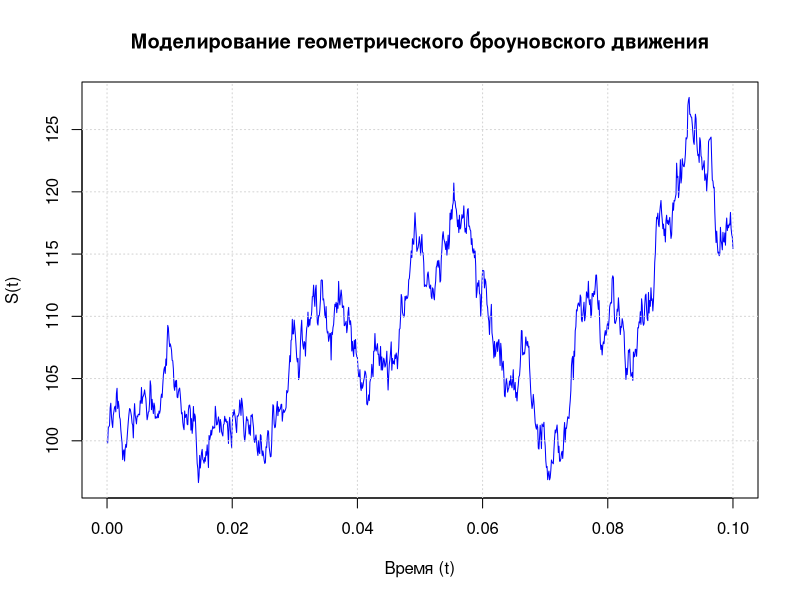

The R source for this figure:
set.seed(123) # Фиксируем случайные значения для повторяемости эксперимента

# Задание 1 ----

# Параметры 
S0 <- 100 
a <- 0.5   
sigma <- 0.8
delta <- 0.0001 
k_max <- 1000  
n <- k_max + 1 

# Генерируем случайные приращения для броуновского движения
epsilon <- rnorm(n, mean = 0, sd = sqrt(delta))

# Инициализируем вектор для броуновского движения
B <- numeric(n)
for (k in 2:n) {
  B[k] <- B[k - 1] + epsilon[k] 
}

# Инициализация вектора для геометрического броуновского движения
S <- numeric(n)
S[1] <- S0  # нач. значение

# Моделирование геометрического броуновского движения
for (k in 1:k_max) {
  S[k + 1] <- S[1] * exp((a - sigma^2 / 2) * (k * delta) + sigma * B[k + 1])
}

# График процесса
plot(seq(0, k_max * delta, by = delta), S, type = "l", 
     col = "blue", xlab = "Время (t)", ylab = "S(t)", 
     main = "Моделирование геометрического броуновского движения", lwd = 1)
grid()
